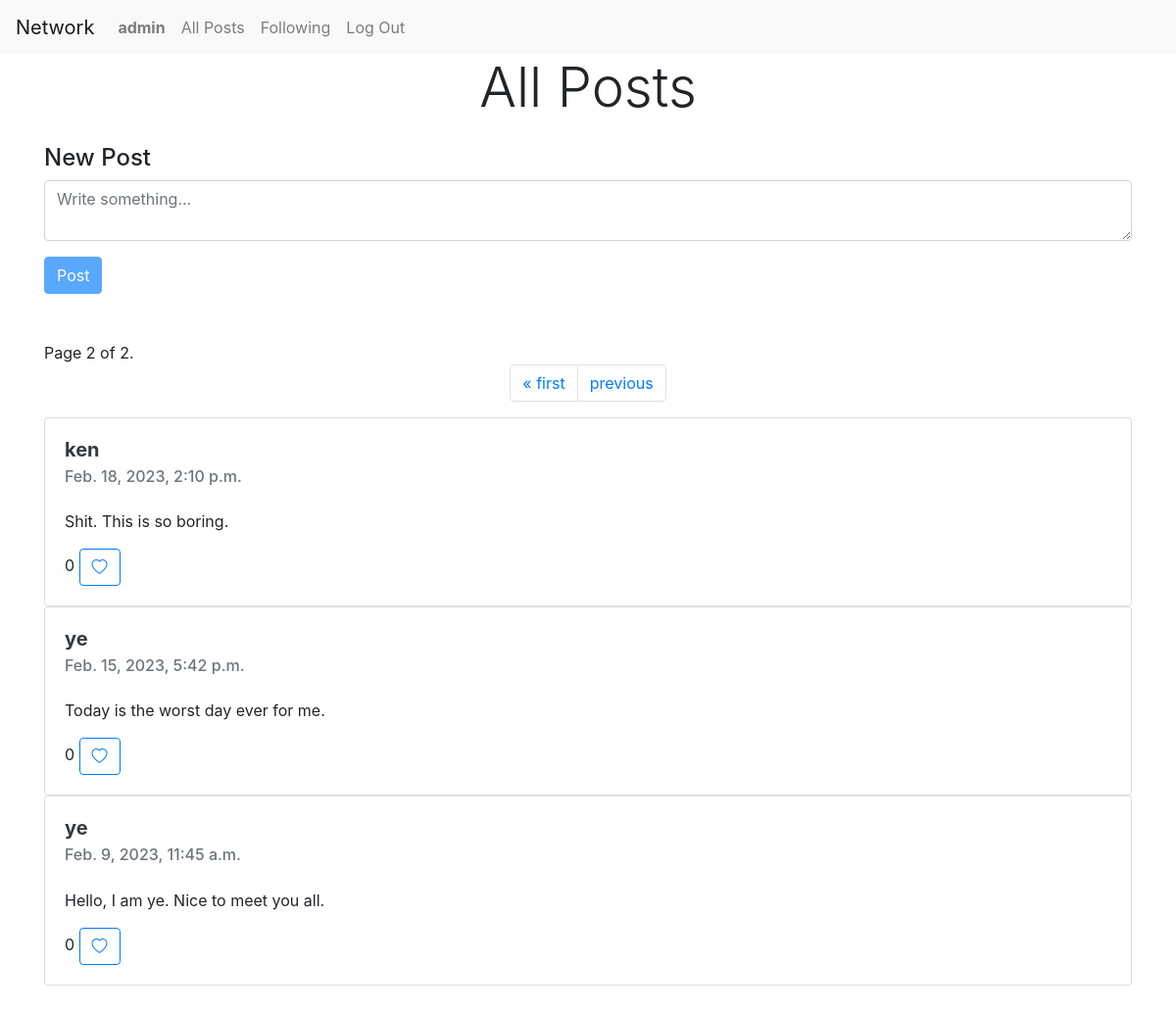
Page /?page=2 (signed in) on the committed database.
### network/models.py (models this page shows, shortened)
class User(AbstractUser):
    pass

class Post(models.Model):
    user = models.CharField(max_length=100)
    content = models.TextField()
    created_at = models.DateTimeField(default=datetime.now)
    likes = models.IntegerField(default=0)
    class Meta:
        ordering = ['-created_at']

### network/views.py (the view)
# urls.py: path("", views.index, name="index"),
@login_required(login_url='login')
def index(request):
    posts = Post.objects.all()
    paginator = Paginator(posts,10) # Show 10 posts per page
    page_number = request.GET.get('page')
    page_obj = paginator.get_page(page_number)
    liked_posts_all = []
    for post in posts:
        liked_posts = LikePost.objects.filter(user=request.user.username,post_id=post.id)
        liked_posts_all.extend(liked_posts)
    return render(request, "network/index.html",{
        'liked_posts': liked_posts_all,
        'page_obj': page_obj
    })

### network/templates/network/index.html (shortened to what this page needs)
{% extends "network/layout.html" %}
{% load static %}
{% block body %}
    <div class="container-lg">
        <section id="create_post">
            <h3 class="display-4 mb-4 text-center">All Posts</h3>
            <form action="/create-post" method="post">
                <div class="form-floating">
                    <label for="content" class="h4">New Post</label>
                    <textarea name="content" id="content" class="form-control" placeholder="Write something..."></textarea>
                </div>
                <button class="btn btn-primary mt-3" id="submit" type="submit" disabled>Post</button>
            </form>
        </section>
        <div class="row justify-content-center align-items-center my-5">
        <div class="col-12">
            <nav aria-label="post pages">
                <span class="current">
                    Page {{ page_obj.number }} of {{ page_obj.paginator.num_pages }}.
                </span>
                <ul class="pagination justify-content-center">
                    {% if page_obj.has_previous %}
                    <li class="page-item">
                        <a href="?page=1" class="page-link">&laquo; first</a>
                    </li>
                    <li class="page-item">
                        <a href="?page={{ page_obj.previous_page_number }}" class="page-link">previous</a>
                    </li>
                    {% endif %}
                </ul>
            </nav>
            <section id="posts">
            {% for post in page_obj %}
                    <div class="card" style="width: 100%;">
                        <div class="card-body">
                            <h5 class="card-title"><a class="text-dark" href="{% url 'profile_view' post.user %}"><strong>{{post.user}}</strong></a></h5>
                            <h6 class="card-subtitle mb-4 text-muted">{{ post.created_at }}</h6>
                            <p class="card-text">{{ post.content }}</p>
                            <span id="like_count{{post.id}}">{{ post.likes }}</span>
                            <button type="button" id="like{{post.id}}" class="like btn btn-outline-primary" value="like">
                                {% if liked_posts %}
                                {% for liked_post in liked_posts %}
                                        {% if post.id == liked_post.post_id %}
                                            <i id="heart{{post.id}}" class="bi bi-heart-fill"></i>
                                        {% else %}
                                            <i id="heart{{post.id}}" class="bi bi-heart"></i>
                                        {% endif %}
                                {% endfor %}
                                {% else %}
                                    <i id="heart{{post.id}}" class="bi bi-heart"></i>
                                {% endif %}
                            </button>
                        </div>
                    </div>
            {% endfor %}
            </section>
        </div>
        </div>
    </div>
{% endblock %}

### network/templates/network/layout.html (shortened to what this page needs)
{% load static %}
<!DOCTYPE html>
<html lang="en">
  <head>
    <link
      rel="stylesheet"
      href="https://stackpath.bootstrapcdn.com/bootstrap/4.4.1/css/bootstrap.min.css"
    />
    <link href="{% static 'network/styles.css' %}" rel="stylesheet" />
    <link
      rel="stylesheet"
      href="https://cdn.jsdelivr.net/npm/bootstrap-icons@1.10.3/font/bootstrap-icons.css"
    />
  </head>
  <body>
    <nav class="navbar navbar-expand-lg navbar-light bg-light">
      <a class="navbar-brand" href="{% url 'index' %}">Network</a>
      <div>
        <ul class="navbar-nav mr-auto">
                {% if user.is_authenticated %}
                    <li class="nav-item">
                        <a class="nav-link" href="{% url 'profile_view' user.username %}"><strong>{{ user.username }}</strong></a>
                    </li>
                {% endif %}
                <li class="nav-item">
                  <a class="nav-link" href="{% url 'index' %}">All Posts</a>
                </li>
                {% if user.is_authenticated %}
                    <li class="nav-item">
                        <a class="nav-link" href="{% url 'following' %}">Following</a>
                    </li>
                    <li class="nav-item">
                        <a class="nav-link" href="{% url 'logout' %}">Log Out</a>
                    </li>
                {% endif %}
              </ul>
      </div>
    </nav>
    <div class="body">{% block body %} {% endblock %}</div>
  </body>
</html>

### rows in the picture
User: username "admin"
Post: user "ken", created_at "Feb. 18, 2023, 2:10 p.m.", content "Shit. This is so boring.", likes "0"
Post: user "ye", created_at "Feb. 15, 2023, 5:42 p.m.", content "Today is the worst day ever for me.", likes "0"
Post: user "ye", created_at "Feb. 9, 2023, 11:45 a.m.", content "Hello, I am ye. Nice to meet you all.", likes "0"

### other values in the picture
{{ page_obj.number }} "2"
{{ page_obj.paginator.num_pages }} "2"
